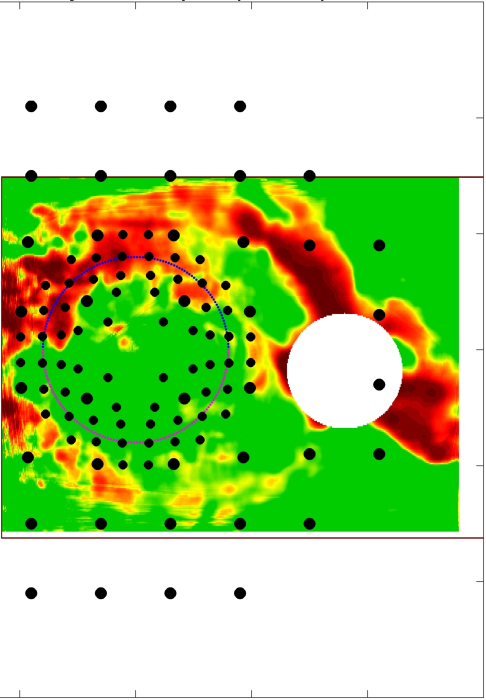
#> input picture sub_1.jpg, 971 x 1399 px, found by its file name (shown at 1/2 size)
$ python box_detector_non_RLS_archive.py
#> lines starting #> are read from the running program, lines starting #| are printed output that depends on the picture; after the words box and inside, x2 and y2 are one past the last pixel; in counts of white or black regions, pixels touching at a corner belong together
import cv2
import numpy as np
import matplotlib.pyplot as plt

import cv2
import numpy as np

if __name__ == "__main__":
    # # Read the image
    # image = cv2.imread('sub_1.jpg')
    #
    # # Convert to grayscale
    # gray = cv2.cvtColor(image, cv2.COLOR_BGR2GRAY)
    #
    # # Threshold to get the black dots
    # # Adjust the threshold value '10' as needed to capture all black dots
    # _, mask = cv2.threshold(gray, 10, 255, cv2.THRESH_BINARY_INV)
    #
    # # Invert the mask to get the black dots as black on white background
    # mask_inv = cv2.bitwise_not(mask)
    #
    # # Make the black dots white in the original image
    # image[mask == 255] = (255, 255, 255)
    #
    # # Save or display the modified image
    # cv2.imwrite('cropped image.jpg', image)
    #
    # image = cv2.imread('cropped image.jpg')
    #
    # gray = cv2.cvtColor(image, cv2.COLOR_BGR2GRAY)
    # contours, hierarchy  = cv2.findContours(gray, cv2.RETR_TREE, cv2.CHAIN_APPROX_SIMPLE)
    # cv2.drawContours(image, contours, -1, (0, 255, 0), 2)
    # cv2.imwrite('Contours.jpg', image)
    # # Find the largest contour and its bounding box
    # largest_contour = max(contours, key=cv2.contourArea)
    # x, y, w, h = cv2.boundingRect(largest_contour)
    #
    # # Crop the image using the bounding box coordinates
    # cropped_image = image[y:y + h, x:x + w]
    #
    # # Save or display the cropped image
    # cv2.imwrite('cropped_image_final.jpg', cropped_image)


    # Load the image
    image = cv2.imread('sub_1.jpg')
#> image is the input picture: shape (1399, 971, 3); mean B, G, R 139.5, 211.3, 178.2

    height, width, _ = image.shape

    gray = cv2.cvtColor(image, cv2.COLOR_BGR2GRAY)

    # Apply a threshold
    _, binary = cv2.threshold(gray, 10, 255, cv2.THRESH_BINARY_INV)
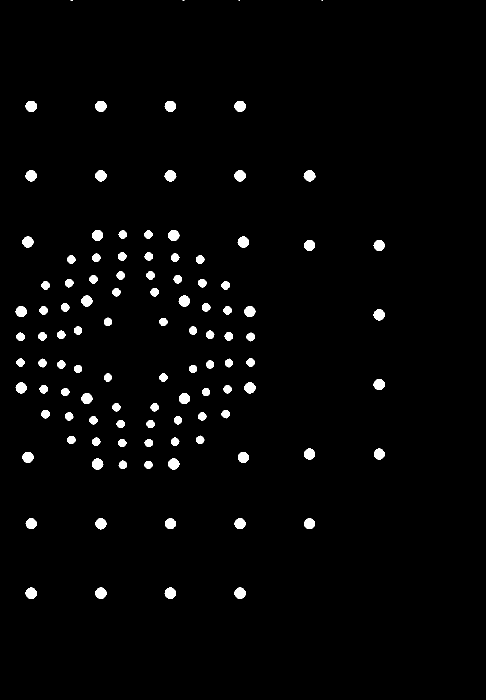
#> binary: shape (1399, 971) (shown at 1/2 size); 2.1% white; 108 white regions (4 under 20 px)

    # Find contours
    contours, _ = cv2.findContours(binary, cv2.RETR_EXTERNAL, cv2.CHAIN_APPROX_SIMPLE)
#> contours = 108 contours, 4 with area under 20; largest, box (x1, y1, x2, y2) and area: (190, 1175, 213, 1198) 362, (469, 1175, 492, 1198) 362, (329, 1175, 352, 1198) 362, (51, 1175, 74, 1198) 362, (51, 202, 74, 224) 359

    # Draw white squares
    for cnt in contours:
        # Get bounding box
        x, y, w, h = cv2.boundingRect(cnt)

        cv2.rectangle(image, (x - 2, y - 2), (x + w + 2, y + h + 2), (255, 255, 255), -1)
#> this loop made 108 passes
#> (x, y, w, h) on passes 1 to 8: (469, 1175, 23, 23), (329, 1175, 23, 23), (190, 1175, 23, 23), (51, 1175, 23, 23), (608, 1037, 22, 21), (469, 1037, 22, 21), (191, 1037, 22, 22), (330, 1036, 22, 22)
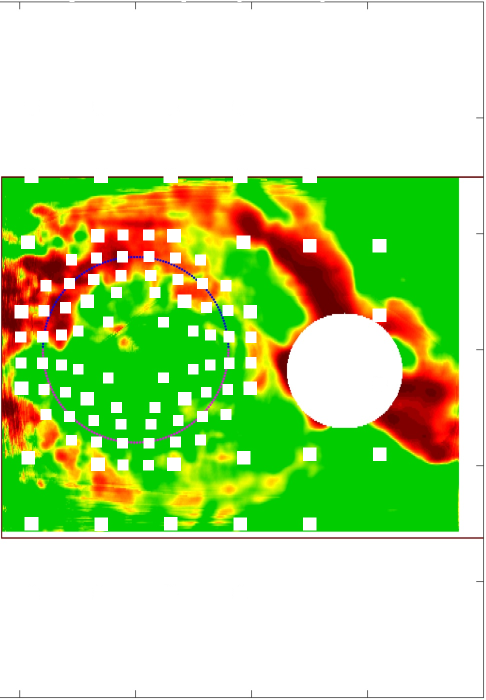
#> image: shape (1399, 971, 3) (shown at 1/2 size); 4.34% of pixels changed, all inside (x1, y1, x2, y2) = (29, 0, 773, 1200)

    square = 20
    cv2.rectangle(image, (0, 0), (square, square), (255, 255, 255), -1)
#> image: shape (1399, 971, 3); under 0.01% of pixels changed, all inside (x1, y1, x2, y2) = (0, 2, 21, 5)
    cv2.rectangle(image, (width - square, 0), (width, 50), (255, 255, 255), -1)
#> image: shape (1399, 971, 3); mean B, G, R 150, 219.2, 187
    cv2.rectangle(image, (0, height - square), (50, height), (255, 255, 255), -1)
#> image: shape (1399, 971, 3); mean B, G, R 150, 219.2, 187
    cv2.rectangle(image, (width - square, height - square), (width, height), (255, 255, 255), -1)
#> image: shape (1399, 971, 3); mean B, G, R 150, 219.2, 187.1


    # Save the result
    cv2.imwrite('dot_removed.jpg', image)

    gray = cv2.cvtColor(image, cv2.COLOR_BGR2GRAY)

    # Apply Canny edge detection
    edges = cv2.Canny(gray, 30, 80)
#> edges: shape (1399, 971); 5.4% white in thin lines or dots
    kernel = np.ones((3, 3), np.uint8)
    dilated = cv2.dilate(edges, kernel, iterations=2)
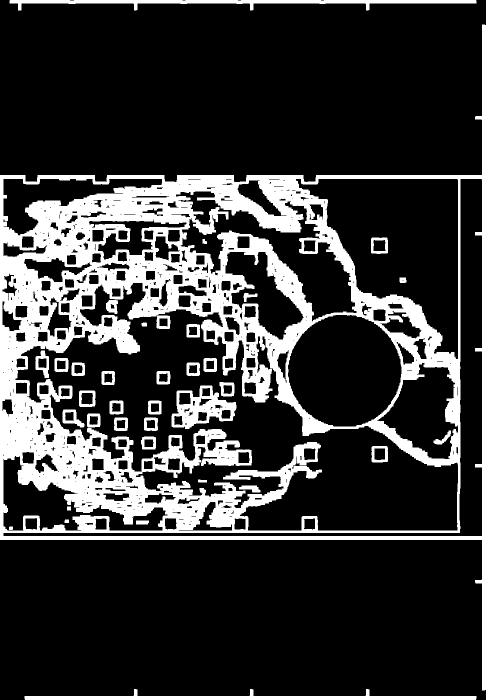
#> dilated: shape (1399, 971) (shown at 1/2 size); 20.8% white; 34 white regions
    contours, _ = cv2.findContours(dilated, cv2.RETR_TREE, cv2.CHAIN_APPROX_SIMPLE)
#> contours = 590 contours, 285 with area under 20; largest, box (x1, y1, x2, y2) and area: (0, 49, 971, 1381) 709281, (30, 565, 917, 1062) 178998, (591, 357, 917, 719) 63656, (575, 629, 804, 854) 39918, (6, 357, 965, 1073) 37800
    # Find the largest contour and its bounding box
    largest_contour = max(contours, key=cv2.contourArea)
#> largest_contour = contour of 84 points, box (x1, y1, x2, y2) (0, 49, 971, 1381), area 709281
    x, y, w, h = cv2.boundingRect(largest_contour)
#> x = 0; y = 49; w = 971; h = 1332
    # Crop the image using the bounding box coordinates
    cropped_image = image[y:y + h, x:x + w]

    height, width, _ = cropped_image.shape
    while height > 730 and width > 970:

        cv2.rectangle(cropped_image, (0, 0), (square, square), (255, 255, 255), -1)
        cv2.rectangle(cropped_image, (width - square, 0), (width, 50), (255, 255, 255), -1)
#> cropped_image: shape (1332, 971, 3); mean B, G, R 145.2, 217.8, 184.1
        cv2.rectangle(cropped_image, (0, height - square), (50, height), (255, 255, 255), -1)
#> cropped_image: shape (1332, 971, 3); mean B, G, R 145.2, 217.8, 184.1
        cv2.rectangle(cropped_image, (width - square, height - square), (width, height), (255, 255, 255), -1)
#> cropped_image: shape (1332, 971, 3); mean B, G, R 145.2, 217.8, 184.1

        gray = cv2.cvtColor(cropped_image, cv2.COLOR_BGR2GRAY)
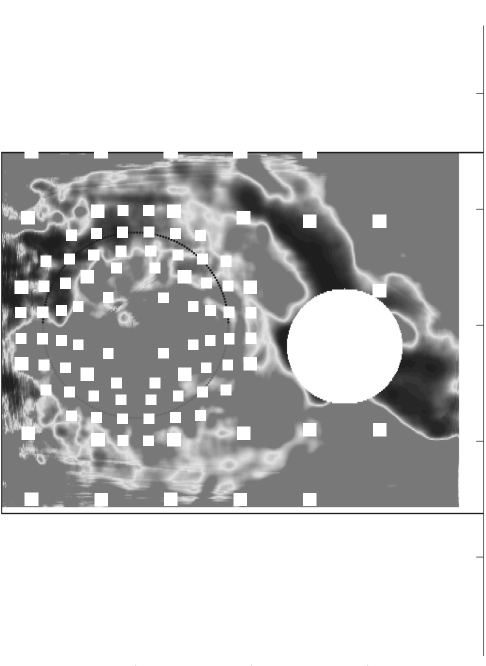
#> gray: shape (1332, 971) (shown at 1/2 size); min 24, max 255, mean 199.5

        # Apply Canny edge detection
        edges = cv2.Canny(cropped_image, 30, 80)
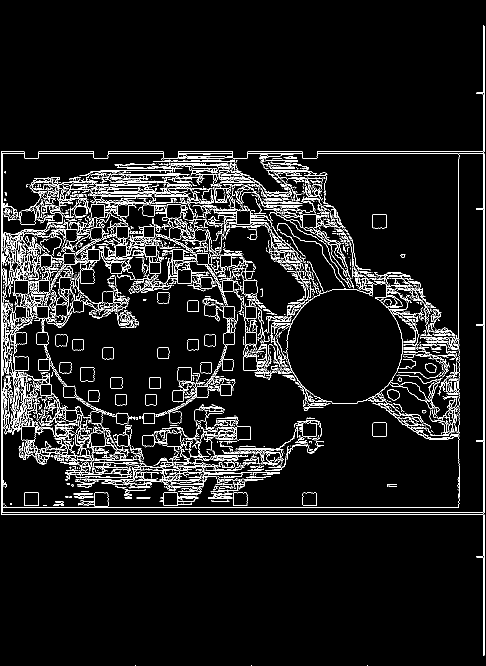
#> edges: shape (1332, 971) (shown at 1/2 size); 6.4% white in thin lines or dots
        kernel = np.ones((3, 3), np.uint8)
        dilated = cv2.dilate(edges, kernel, iterations=2)
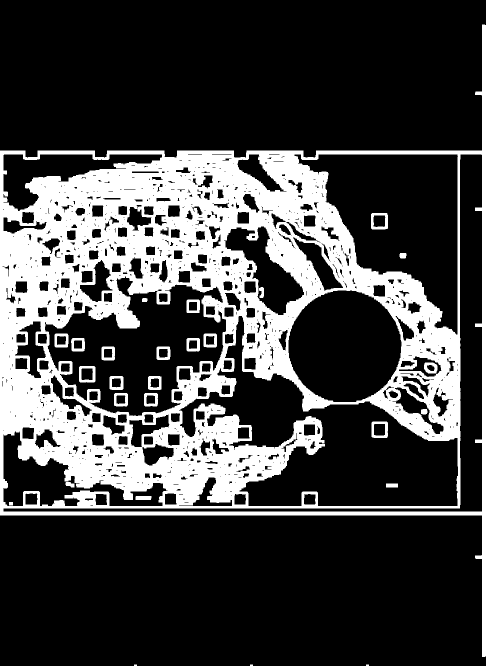
#> dilated: shape (1332, 971) (shown at 1/2 size); 25.2% white; 27 white regions (3 under 20 px)
        contours, _ = cv2.findContours(dilated, cv2.RETR_TREE, cv2.CHAIN_APPROX_SIMPLE)
#> contours = 976 contours, 600 with area under 20; largest, box (x1, y1, x2, y2) and area: (0, 49, 971, 1314) 708849, (357, 631, 917, 1013) 82338, (588, 308, 917, 670) 63566, (89, 552, 453, 833) 58638, (576, 580, 804, 805) 39887
        # Find the largest contour and its bounding box
        largest_contour = max(contours, key=cv2.contourArea)
#> largest_contour = contour of 89 points, box (x1, y1, x2, y2) (0, 49, 971, 1314), area 708849
        x, y, w, h = cv2.boundingRect(largest_contour)
#> h = 1265
        # Crop the image using the bounding box coordinates
        cropped_image = cropped_image[y:y + h, x:x + w]
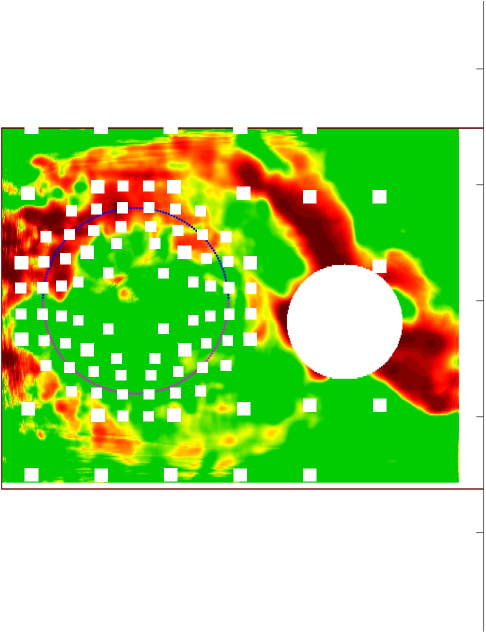
#> cropped_image: shape (1265, 971, 3) (shown at 1/2 size); mean B, G, R 139.4, 215.9, 180.4

        plt.imshow(cropped_image)
        plt.show()
        height_new, width_new, _ = cropped_image.shape
        if abs(height - height_new) < 2 and abs(width_new - width) < 2:
            break
        else:
            height, width, _ = cropped_image.shape


    cv2.imwrite('cropped_image_final.jpg', cropped_image)

$ run again, with sub_2.jpg copied over sub_1.jpg
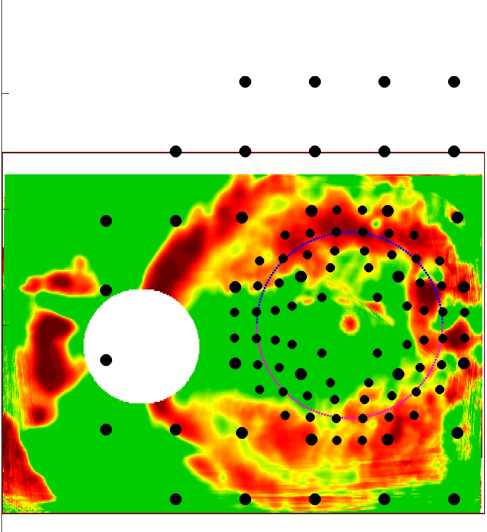
#> input picture sub_2.jpg, 973 x 1064 px, found by its file name (shown at 1/2 size)
#> image is the input picture: shape (1064, 973, 3); mean B, G, R 103.8, 194.9, 168.8
#> `_, binary = cv2.threshold(gray, 10, 255, cv2.THRESH_BINARY_INV)`:
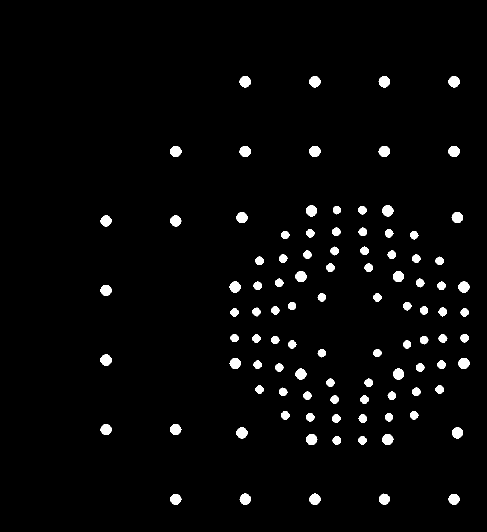
#> binary: shape (1064, 973) (shown at 1/2 size); 2.6% white; 100 white regions
#> `contours, _ = cv2.findContours(binary, cv2.RETR_EXTERNAL, cv2.CHAIN_AP..`: contours = 100 contours; largest, box (x1, y1, x2, y2) and area: (897, 292, 920, 314) 360, (757, 292, 780, 314) 358, (618, 292, 641, 314) 358, (479, 153, 502, 175) 358, (479, 292, 502, 314) 358
#> the loop `for cnt in contours:` made 100 passes
#> (x, y, w, h) on passes 1 to 8: (897, 988, 22, 22), (340, 988, 23, 22), (758, 987, 22, 23), (619, 987, 22, 23), (479, 987, 23, 23), (716, 872, 17, 17), (665, 872, 17, 18), (764, 868, 23, 22)
#> `contours, _ = cv2.findContours(dilated, cv2.RETR_TREE, cv2.CHAIN_APPRO..`: contours = 620 contours, 310 with area under 20; largest, box (x1, y1, x2, y2) and area: (0, 18, 973, 1046) 669938, (7, 350, 457, 730) 73836, (354, 530, 830, 805) 69850, (41, 749, 528, 1024) 65105, (169, 580, 397, 805) 39860
#> `largest_contour = max(contours, key=cv2.contourArea)`: largest_contour = contour of 36 points, box (x1, y1, x2, y2) (0, 18, 973, 1046), area 669938
#> `x, y, w, h = cv2.boundingRect(largest_contour)`: x = 0; y = 18; w = 973; h = 1028
#> `contours, _ = cv2.findContours(dilated, cv2.RETR_TREE, cv2.CHAIN_APPRO..`: contours = 983 contours, 586 with area under 20; largest, box (x1, y1, x2, y2) and area: (0, 18, 973, 1013) 669604, (7, 332, 458, 723) 74167, (41, 731, 529, 1006) 65200, (517, 515, 830, 785) 43616, (169, 562, 397, 787) 39872
#> `largest_contour = max(contours, key=cv2.contourArea)`: largest_contour = contour of 39 points, box (x1, y1, x2, y2) (0, 18, 973, 1013), area 669604
#> `x, y, w, h = cv2.boundingRect(largest_contour)`: h = 995
#> `cropped_image = cropped_image[y:y + h, x:x + w]`:
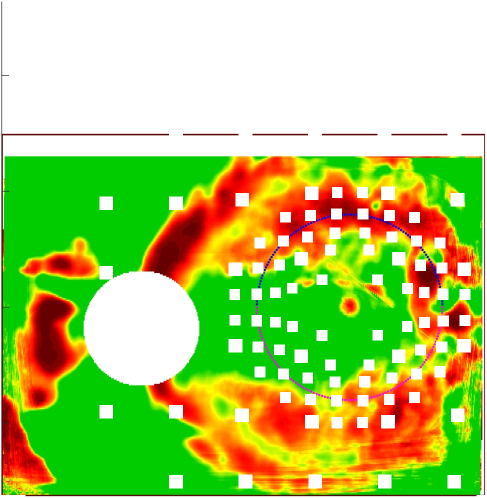
#> cropped_image: shape (995, 973, 3) (shown at 1/2 size); mean B, G, R 107.4, 201.6, 173.9
